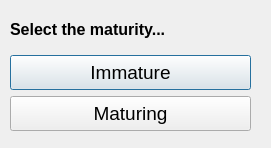
<?xml version="1.0" encoding="UTF-8"?>
<ui version="4.0">
 <class>matselDlgABL</class>
 <widget class="QDialog" name="matselDlgABL">
  <property name="geometry">
   <rect>
    <x>0</x>
    <y>0</y>
    <width>271</width>
    <height>148</height>
   </rect>
  </property>
  <property name="windowTitle">
   <string>Maturity Selection</string>
  </property>
  <widget class="QWidget" name="verticalLayoutWidget">
   <property name="geometry">
    <rect>
     <x>10</x>
     <y>10</y>
     <width>241</width>
     <height>121</height>
    </rect>
   </property>
   <layout class="QVBoxLayout" name="verticalLayout">
    <item>
     <widget class="QLabel" name="label">
      <property name="font">
       <font>
        <pointsize>12</pointsize>
        <weight>75</weight>
        <bold>true</bold>
       </font>
      </property>
      <property name="text">
       <string>Select the maturity...</string>
      </property>
     </widget>
    </item>
    <item>
     <widget class="QPushButton" name="immatureBtn">
      <property name="minimumSize">
       <size>
        <width>165</width>
        <height>35</height>
       </size>
      </property>
      <property name="font">
       <font>
        <pointsize>14</pointsize>
       </font>
      </property>
      <property name="text">
       <string>Immature</string>
      </property>
     </widget>
    </item>
    <item>
     <widget class="QPushButton" name="maturingBtn">
      <property name="minimumSize">
       <size>
        <width>165</width>
        <height>35</height>
       </size>
      </property>
      <property name="font">
       <font>
        <pointsize>14</pointsize>
       </font>
      </property>
      <property name="text">
       <string>Maturing</string>
      </property>
     </widget>
    </item>
   </layout>
  </widget>
 </widget>
 <resources/>
 <connections/>
</ui>
